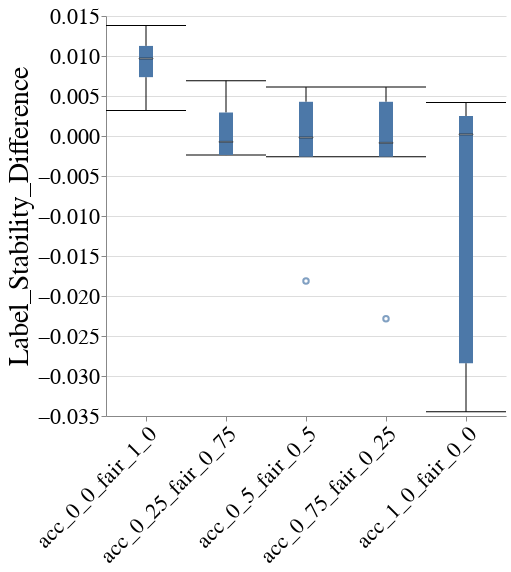

The cell this chart's notebook holds for it:
### Code cell
create_box_plot_per_cost_model(to_plot=best_lp_metrics_per_exp_config_df, metric_name="Label_Stability_Difference", group=GROUP)

### Figure 1 — Vega-Lite specification as saved in the notebook (floating-point values rounded to 4 significant figures)
{"config": {"view": {"continuousWidth": 400, "continuousHeight": 300, "stroke": null}, "axis": {"labelFontSize": 22, "labelFontWeight": "normal", "titleFontSize": 28, "titleFontWeight": "normal"}, "title": {"fontSize": 28}}, "data": {"name": "data-be5595a92e5d39def68e584f2900285e"}, "mark": {"type": "boxplot", "median": {"stroke": "black", "strokeWidth": 0.7}, "ticks": true}, "encoding": {"x": {"axis": {"labelAngle": -45, "labelLimit": 300}, "field": "exp_config_name", "title": null, "type": "nominal"}, "y": {"field": "disparity_metric_value", "scale": {"zero": false}, "title": "Label_Stability_Difference", "type": "quantitative"}}, "height": 400, "width": 400, "$schema": "https://vega.github.io/schema/vega-lite/v4.17.0.json", "datasets": {"data-be5595a92e5d39def68e584f2900285e": [{"exp_config_name": "acc_0_0_fair_1_0", "logical_pipeline_uuid": "Tm9uZSZESVImbHJfY2xm", "physical_pipeline_uuid": "10a4b262-5142-4d67-aceb-7c4e30102b28", "run_num": 4, "compound_pp_quality": 0.9905, "metric": "Label_Stability_Difference", "model_name": "lr_clf", "runtime_in_mins": 0.2394, "dataset_name": "folk_emp", "logical_pipeline_name": "None&DIR&lr_clf", "null_imputer_name": "None", "fairness_intervention_name": "DIR", "RAC1P_dis": 0.9821, "RAC1P_priv": 0.9675, "SEX&RAC1P_dis": 0.9788, "SEX&RAC1P_priv": 0.9715, "SEX_dis": 0.968, "SEX_priv": 0.9782, "overall": 0.9729, "disparity_metric_value": 0.007357}, {"exp_config_name": "acc_0_0_fair_1_0", "logical_pipeline_uuid": "Tm9uZSZESVImbHJfY2xm", "physical_pipeline_uuid": "27e41a7c-d6bf-46f0-9110-40e96932e653", "run_num": 5, "compound_pp_quality": 0.9882, "metric": "Label_Stability_Difference", "model_name": "lr_clf", "runtime_in_mins": 0.3664, "dataset_name": "folk_emp", "logical_pipeline_name": "None&DIR&lr_clf", "null_imputer_name": "None", "fairness_intervention_name": "DIR", "RAC1P_dis": 0.9822, "RAC1P_priv": 0.9695, "SEX&RAC1P_dis": 0.9834, "SEX&RAC1P_priv": 0.9722, "SEX_dis": 0.9761, "SEX_priv": 0.9726, "overall": 0.9743, "disparity_metric_value": 0.01126}, {"exp_config_name": "acc_0_0_fair_1_0", "logical_pipeline_uuid": "Tm9uZSZESVImbHJfY2xm", "physical_pipeline_uuid": "2a1062df-0658-4bed-bebc-f08a64c100bc", "run_num": 2, "compound_pp_quality": 0.9999, "metric": "Label_Stability_Difference", "model_name": "lr_clf", "runtime_in_mins": 0.2394, "dataset_name": "folk_emp", "logical_pipeline_name": "None&DIR&lr_clf", "null_imputer_name": "None", "fairness_intervention_name": "DIR", "RAC1P_dis": 0.9761, "RAC1P_priv": 0.9706, "SEX&RAC1P_dis": 0.9752, "SEX&RAC1P_priv": 0.9721, "SEX_dis": 0.9717, "SEX_priv": 0.9737, "overall": 0.9727, "disparity_metric_value": 0.003178}, {"exp_config_name": "acc_0_0_fair_1_0", "logical_pipeline_uuid": "Tm9uZSZESVImbHJfY2xm", "physical_pipeline_uuid": "473666fc-7673-4c1a-988f-7d339730ef11", "run_num": 1, "compound_pp_quality": 0.9804, "metric": "Label_Stability_Difference", "model_name": "lr_clf", "runtime_in_mins": 0.2218, "dataset_name": "folk_emp", "logical_pipeline_name": "None&DIR&lr_clf", "null_imputer_name": "None", "fairness_intervention_name": "DIR", "RAC1P_dis": 0.9741, "RAC1P_priv": 0.9578, "SEX&RAC1P_dis": 0.975, "SEX&RAC1P_priv": 0.9612, "SEX_dis": 0.9636, "SEX_priv": 0.9638, "overall": 0.9637, "disparity_metric_value": 0.01382}, {"exp_config_name": "acc_0_0_fair_1_0", "logical_pipeline_uuid": "Tm9uZSZESVImbHJfY2xm", "physical_pipeline_uuid": "a4e709f5-5df7-4a13-8d4f-d3f1e38dc8e2", "run_num": 3, "compound_pp_quality": 0.9487, "metric": "Label_Stability_Difference", "model_name": "lr_clf", "runtime_in_mins": 0.2785, "dataset_name": "folk_emp", "logical_pipeline_name": "None&DIR&lr_clf", "null_imputer_name": "None", "fairness_intervention_name": "DIR", "RAC1P_dis": 0.9796, "RAC1P_priv": 0.9708, "SEX&RAC1P_dis": 0.9819, "SEX&RAC1P_priv": 0.9722, "SEX_dis": 0.9769, "SEX_priv": 0.9711, "overall": 0.9741, "disparity_metric_value": 0.009681}, {"exp_config_name": "acc_0_25_fair_0_75", "logical_pipeline_uuid": "Tm9uZSZESVImbGdibV9jbGY=", "physical_pipeline_uuid": "10ec22bd-bb2b-4b0b-9c70-e0c2868ed85f", "run_num": 1, "compound_pp_quality": 0.9227, "metric": "Label_Stability_Difference", "model_name": "lgbm_clf", "runtime_in_mins": 0.9932, "dataset_name": "folk_emp", "logical_pipeline_name": "None&DIR&lgbm_clf", "null_imputer_name": "None", "fairness_intervention_name": "DIR", "RAC1P_dis": 0.9659, "RAC1P_priv": 0.9633, "SEX&RAC1P_dis": 0.9637, "SEX&RAC1P_priv": 0.9644, "SEX_dis": 0.9633, "SEX_priv": 0.9652, "overall": 0.9643, "disparity_metric_value": -0.0007339}, {"exp_config_name": "acc_0_25_fair_0_75", "logical_pipeline_uuid": "Tm9uZSZESVImbGdibV9jbGY=", "physical_pipeline_uuid": "2001efbe-d5e3-4ded-afd0-791713baef03", "run_num": 2, "compound_pp_quality": 0.9262, "metric": "Label_Stability_Difference", "model_name": "lgbm_clf", "runtime_in_mins": 1.591, "dataset_name": "folk_emp", "logical_pipeline_name": "None&DIR&lgbm_clf", "null_imputer_name": "None", "fairness_intervention_name": "DIR", "RAC1P_dis": 0.9053, "RAC1P_priv": 0.9122, "SEX&RAC1P_dis": 0.9077, "SEX&RAC1P_priv": 0.9101, "SEX_dis": 0.9111, "SEX_priv": 0.9079, "overall": 0.9096, "disparity_metric_value": -0.002385}, {"exp_config_name": "acc_0_25_fair_0_75", "logical_pipeline_uuid": "Tm9uZSZESVImbGdibV9jbGY=", "physical_pipeline_uuid": "cae35392-63ad-4289-a244-ed998a037dab", "run_num": 3, "compound_pp_quality": 0.9325, "metric": "Label_Stability_Difference", "model_name": "lgbm_clf", "runtime_in_mins": 2.246, "dataset_name": "folk_emp", "logical_pipeline_name": "None&DIR&lgbm_clf", "null_imputer_name": "None", "fairness_intervention_name": "DIR", "RAC1P_dis": 0.9312, "RAC1P_priv": 0.9306, "SEX&RAC1P_dis": 0.9332, "SEX&RAC1P_priv": 0.9303, "SEX_dis": 0.9337, "SEX_priv": 0.928, "overall": 0.9308, "disparity_metric_value": 0.002937}, {"exp_config_name": "acc_0_25_fair_0_75", "logical_pipeline_uuid": "Tm9uZSZESVImbGdibV9jbGY=", "physical_pipeline_uuid": "e65d4227-6d08-432d-8b7e-cf1aec38947f", "run_num": 5, "compound_pp_quality": 0.9399, "metric": "Label_Stability_Difference", "model_name": "lgbm_clf", "runtime_in_mins": 0.3196, "dataset_name": "folk_emp", "logical_pipeline_name": "None&DIR&lgbm_clf", "null_imputer_name": "None", "fairness_intervention_name": "DIR", "RAC1P_dis": 0.967, "RAC1P_priv": 0.9642, "SEX&RAC1P_dis": 0.9633, "SEX&RAC1P_priv": 0.9657, "SEX_dis": 0.9632, "SEX_priv": 0.9673, "overall": 0.9652, "disparity_metric_value": -0.002368}, {"exp_config_name": "acc_0_25_fair_0_75", "logical_pipeline_uuid": "Tm9uZSZESVImbGdibV9jbGY=", "physical_pipeline_uuid": "eb9b5a19-82f6-416c-bf7f-9471911d01c1", "run_num": 4, "compound_pp_quality": 0.9446, "metric": "Label_Stability_Difference", "model_name": "lgbm_clf", "runtime_in_mins": 0.3492, "dataset_name": "folk_emp", "logical_pipeline_name": "None&DIR&lgbm_clf", "null_imputer_name": "None", "fairness_intervention_name": "DIR", "RAC1P_dis": 0.9668, "RAC1P_priv": 0.9613, "SEX&RAC1P_dis": 0.9689, "SEX&RAC1P_priv": 0.962, "SEX_dis": 0.9656, "SEX_priv": 0.9609, "overall": 0.9633, "disparity_metric_value": 0.006913}, {"exp_config_name": "acc_0_5_fair_0_5", "logical_pipeline_uuid": "Tm9uZSZESVImcmZfY2xm", "physical_pipeline_uuid": "07b5ccd5-a31a-40df-866d-e878edac7ba8", "run_num": 5, "compound_pp_quality": 0.8939, "metric": "Label_Stability_Difference", "model_name": "rf_clf", "runtime_in_mins": 0.5909, "dataset_name": "folk_emp", "logical_pipeline_name": "None&DIR&rf_clf", "null_imputer_name": "None", "fairness_intervention_name": "DIR", "RAC1P_dis": 0.9777, "RAC1P_priv": 0.9742, "SEX&RAC1P_dis": 0.9753, "SEX&RAC1P_priv": 0.9755, "SEX_dis": 0.975, "SEX_priv": 0.976, "overall": 0.9755, "disparity_metric_value": -0.000194}, {"exp_config_name": "acc_0_5_fair_0_5", "logical_pipeline_uuid": "Tm9uZSZESVImcmZfY2xm", "physical_pipeline_uuid": "25f8f8ee-416d-4ab7-b7f5-59f977922b92", "run_num": 1, "compound_pp_quality": 0.8783, "metric": "Label_Stability_Difference", "model_name": "rf_clf", "runtime_in_mins": 0.7308, "dataset_name": "folk_emp", "logical_pipeline_name": "None&DIR&rf_clf", "null_imputer_name": "None", "fairness_intervention_name": "DIR", "RAC1P_dis": 0.9405, "RAC1P_priv": 0.9468, "SEX&RAC1P_dis": 0.9297, "SEX&RAC1P_priv": 0.9479, "SEX_dis": 0.9435, "SEX_priv": 0.9455, "overall": 0.9445, "disparity_metric_value": -0.01811}, {"exp_config_name": "acc_0_5_fair_0_5", "logical_pipeline_uuid": "Tm9uZSZESVImcmZfY2xm", "physical_pipeline_uuid": "5734a395-9aba-48e5-93db-3110ef53510b", "run_num": 2, "compound_pp_quality": 0.9039, "metric": "Label_Stability_Difference", "model_name": "rf_clf", "runtime_in_mins": 0.3749, "dataset_name": "folk_emp", "logical_pipeline_name": "None&DIR&rf_clf", "null_imputer_name": "None", "fairness_intervention_name": "DIR", "RAC1P_dis": 0.9661, "RAC1P_priv": 0.9633, "SEX&RAC1P_dis": 0.9677, "SEX&RAC1P_priv": 0.9635, "SEX_dis": 0.9659, "SEX_priv": 0.9626, "overall": 0.9643, "disparity_metric_value": 0.004276}, {"exp_config_name": "acc_0_5_fair_0_5", "logical_pipeline_uuid": "Tm9uZSZESVImcmZfY2xm", "physical_pipeline_uuid": "9b20a654-b7bb-4036-90a1-6bfb70add4d3", "run_num": 3, "compound_pp_quality": 0.8859, "metric": "Label_Stability_Difference", "model_name": "rf_clf", "runtime_in_mins": 0.3695, "dataset_name": "folk_emp", "logical_pipeline_name": "None&DIR&rf_clf", "null_imputer_name": "None", "fairness_intervention_name": "DIR", "RAC1P_dis": 0.9718, "RAC1P_priv": 0.974, "SEX&RAC1P_dis": 0.9711, "SEX&RAC1P_priv": 0.9737, "SEX_dis": 0.9752, "SEX_priv": 0.9712, "overall": 0.9732, "disparity_metric_value": -0.002588}, {"exp_config_name": "acc_0_5_fair_0_5", "logical_pipeline_uuid": "Tm9uZSZESVImcmZfY2xm", "physical_pipeline_uuid": "e428c255-a1da-4312-a369-e71a6cad70ec", "run_num": 4, "compound_pp_quality": 0.8978, "metric": "Label_Stability_Difference", "model_name": "rf_clf", "runtime_in_mins": 0.3752, "dataset_name": "folk_emp", "logical_pipeline_name": "None&DIR&rf_clf", "null_imputer_name": "None", "fairness_intervention_name": "DIR", "RAC1P_dis": 0.9729, "RAC1P_priv": 0.9666, "SEX&RAC1P_dis": 0.9739, "SEX&RAC1P_priv": 0.9678, "SEX_dis": 0.9718, "SEX_priv": 0.9659, "overall": 0.9689, "disparity_metric_value": 0.00611}, {"exp_config_name": "acc_0_75_fair_0_25", "logical_pipeline_uuid": "Tm9uZSZESVImcmZfY2xm", "physical_pipeline_uuid": "29118464-4d6c-4ac9-9f57-378753656e1b", "run_num": 5, "compound_pp_quality": 0.8481, "metric": "Label_Stability_Difference", "model_name": "rf_clf", "runtime_in_mins": 0.3775, "dataset_name": "folk_emp", "logical_pipeline_name": "None&DIR&rf_clf", "null_imputer_name": "None", "fairness_intervention_name": "DIR", "RAC1P_dis": 0.9721, "RAC1P_priv": 0.9666, "SEX&RAC1P_dis": 0.968, "SEX&RAC1P_priv": 0.9689, "SEX_dis": 0.9672, "SEX_priv": 0.9703, "overall": 0.9687, "disparity_metric_value": -0.0008585}, {"exp_config_name": "acc_0_75_fair_0_25", "logical_pipeline_uuid": "Tm9uZSZESVImcmZfY2xm", "physical_pipeline_uuid": "4127dfcc-8774-4868-8f9e-4e28d940d52d", "run_num": 2, "compound_pp_quality": 0.8569, "metric": "Label_Stability_Difference", "model_name": "rf_clf", "runtime_in_mins": 0.3968, "dataset_name": "folk_emp", "logical_pipeline_name": "None&DIR&rf_clf", "null_imputer_name": "None", "fairness_intervention_name": "DIR", "RAC1P_dis": 0.9661, "RAC1P_priv": 0.9633, "SEX&RAC1P_dis": 0.9677, "SEX&RAC1P_priv": 0.9635, "SEX_dis": 0.9659, "SEX_priv": 0.9626, "overall": 0.9643, "disparity_metric_value": 0.004276}, {"exp_config_name": "acc_0_75_fair_0_25", "logical_pipeline_uuid": "Tm9uZSZESVImcmZfY2xm", "physical_pipeline_uuid": "5c31e717-da62-4ff5-8b6a-e4fe51294caa", "run_num": 1, "compound_pp_quality": 0.8459, "metric": "Label_Stability_Difference", "model_name": "rf_clf", "runtime_in_mins": 0.4914, "dataset_name": "folk_emp", "logical_pipeline_name": "None&DIR&rf_clf", "null_imputer_name": "None", "fairness_intervention_name": "DIR", "RAC1P_dis": 0.8895, "RAC1P_priv": 0.9007, "SEX&RAC1P_dis": 0.878, "SEX&RAC1P_priv": 0.9008, "SEX_dis": 0.8941, "SEX_priv": 0.8991, "overall": 0.8966, "disparity_metric_value": -0.02284}, {"exp_config_name": "acc_0_75_fair_0_25", "logical_pipeline_uuid": "Tm9uZSZESVImcmZfY2xm", "physical_pipeline_uuid": "6fea3046-5edc-48da-bf66-d3bd28a20a7d", "run_num": 3, "compound_pp_quality": 0.8489, "metric": "Label_Stability_Difference", "model_name": "rf_clf", "runtime_in_mins": 0.367, "dataset_name": "folk_emp", "logical_pipeline_name": "None&DIR&rf_clf", "null_imputer_name": "None", "fairness_intervention_name": "DIR", "RAC1P_dis": 0.9718, "RAC1P_priv": 0.974, "SEX&RAC1P_dis": 0.9711, "SEX&RAC1P_priv": 0.9737, "SEX_dis": 0.9752, "SEX_priv": 0.9712, "overall": 0.9732, "disparity_metric_value": -0.002588}, {"exp_config_name": "acc_0_75_fair_0_25", "logical_pipeline_uuid": "Tm9uZSZESVImcmZfY2xm", "physical_pipeline_uuid": "de58d6fc-c4e3-4a8b-9fac-2e2ae41785e1", "run_num": 4, "compound_pp_quality": 0.8524, "metric": "Label_Stability_Difference", "model_name": "rf_clf", "runtime_in_mins": 0.3767, "dataset_name": "folk_emp", "logical_pipeline_name": "None&DIR&rf_clf", "null_imputer_name": "None", "fairness_intervention_name": "DIR", "RAC1P_dis": 0.9729, "RAC1P_priv": 0.9666, "SEX&RAC1P_dis": 0.9739, "SEX&RAC1P_priv": 0.9678, "SEX_dis": 0.9718, "SEX_priv": 0.9659, "overall": 0.9689, "disparity_metric_value": 0.00611}, {"exp_config_name": "acc_1_0_fair_0_0", "logical_pipeline_uuid": "Tm9uZSZOT19GQUlSTkVTU19JTlRFUlZFTlRJT04mcmZfY2xm", "physical_pipeline_uuid": "04361871-f4b5-42e2-891b-74ffddc2342b", "run_num": 3, "compound_pp_quality": 0.8123, "metric": "Label_Stability_Difference", "model_name": "rf_clf", "runtime_in_mins": 1.807, "dataset_name": "folk_emp", "logical_pipeline_name": "None&NO_FAIRNESS_INTERVENTION&rf_clf", "null_imputer_name": "None", "fairness_intervention_name": "NO_FAIRNESS_INTERVENTION", "RAC1P_dis": 0.9217, "RAC1P_priv": 0.9414, "SEX&RAC1P_dis": 0.9062, "SEX&RAC1P_priv": 0.9407, "SEX_dis": 0.928, "SEX_priv": 0.9404, "overall": 0.9341, "disparity_metric_value": -0.03447}, {"exp_config_name": "acc_1_0_fair_0_0", "logical_pipeline_uuid": "Tm9uZSZOT19GQUlSTkVTU19JTlRFUlZFTlRJT04mcmZfY2xm", "physical_pipeline_uuid": "262520f3-9c0d-434b-b1d9-726af3d7b117", "run_num": 4, "compound_pp_quality": 0.8078, "metric": "Label_Stability_Difference", "model_name": "rf_clf", "runtime_in_mins": 0.3753, "dataset_name": "folk_emp", "logical_pipeline_name": "None&NO_FAIRNESS_INTERVENTION&rf_clf", "null_imputer_name": "None", "fairness_intervention_name": "NO_FAIRNESS_INTERVENTION", "RAC1P_dis": 0.9744, "RAC1P_priv": 0.9671, "SEX&RAC1P_dis": 0.9732, "SEX&RAC1P_priv": 0.969, "SEX_dis": 0.9708, "SEX_priv": 0.9687, "overall": 0.9698, "disparity_metric_value": 0.004197}, {"exp_config_name": "acc_1_0_fair_0_0", "logical_pipeline_uuid": "Tm9uZSZOT19GQUlSTkVTU19JTlRFUlZFTlRJT04mcmZfY2xm", "physical_pipeline_uuid": "4c12117f-8fa2-46f0-b083-453d06acf10d", "run_num": 1, "compound_pp_quality": 0.8114, "metric": "Label_Stability_Difference", "model_name": "rf_clf", "runtime_in_mins": 0.6259, "dataset_name": "folk_emp", "logical_pipeline_name": "None&NO_FAIRNESS_INTERVENTION&rf_clf", "null_imputer_name": "None", "fairness_intervention_name": "NO_FAIRNESS_INTERVENTION", "RAC1P_dis": 0.8682, "RAC1P_priv": 0.8805, "SEX&RAC1P_dis": 0.8529, "SEX&RAC1P_priv": 0.8813, "SEX_dis": 0.872, "SEX_priv": 0.88, "overall": 0.876, "disparity_metric_value": -0.02839}, {"exp_config_name": "acc_1_0_fair_0_0", "logical_pipeline_uuid": "Tm9uZSZOT19GQUlSTkVTU19JTlRFUlZFTlRJT04mcmZfY2xm", "physical_pipeline_uuid": "f8faa13a-a1b9-4e2c-af8e-83f3f94475fe", "run_num": 2, "compound_pp_quality": 0.8102, "metric": "Label_Stability_Difference", "model_name": "rf_clf", "runtime_in_mins": 0.3708, "dataset_name": "folk_emp", "logical_pipeline_name": "None&NO_FAIRNESS_INTERVENTION&rf_clf", "null_imputer_name": "None", "fairness_intervention_name": "NO_FAIRNESS_INTERVENTION", "RAC1P_dis": 0.9677, "RAC1P_priv": 0.9615, "SEX&RAC1P_dis": 0.9658, "SEX&RAC1P_priv": 0.9633, "SEX_dis": 0.9644, "SEX_priv": 0.9632, "overall": 0.9638, "disparity_metric_value": 0.002489}, {"exp_config_name": "acc_1_0_fair_0_0", "logical_pipeline_uuid": "Tm9uZSZOT19GQUlSTkVTU19JTlRFUlZFTlRJT04mcmZfY2xm", "physical_pipeline_uuid": "ff4518c9-1014-46ef-abae-8a25ed099035", "run_num": 5, "compound_pp_quality": 0.8033, "metric": "Label_Stability_Difference", "model_name": "rf_clf", "runtime_in_mins": 0.3679, "dataset_name": "folk_emp", "logical_pipeline_name": "None&NO_FAIRNESS_INTERVENTION&rf_clf", "null_imputer_name": "None", "fairness_intervention_name": "NO_FAIRNESS_INTERVENTION", "RAC1P_dis": 0.9714, "RAC1P_priv": 0.9676, "SEX&RAC1P_dis": 0.9692, "SEX&RAC1P_priv": 0.969, "SEX_dis": 0.9686, "SEX_priv": 0.9695, "overall": 0.969, "disparity_metric_value": 0.0002002}]}}
